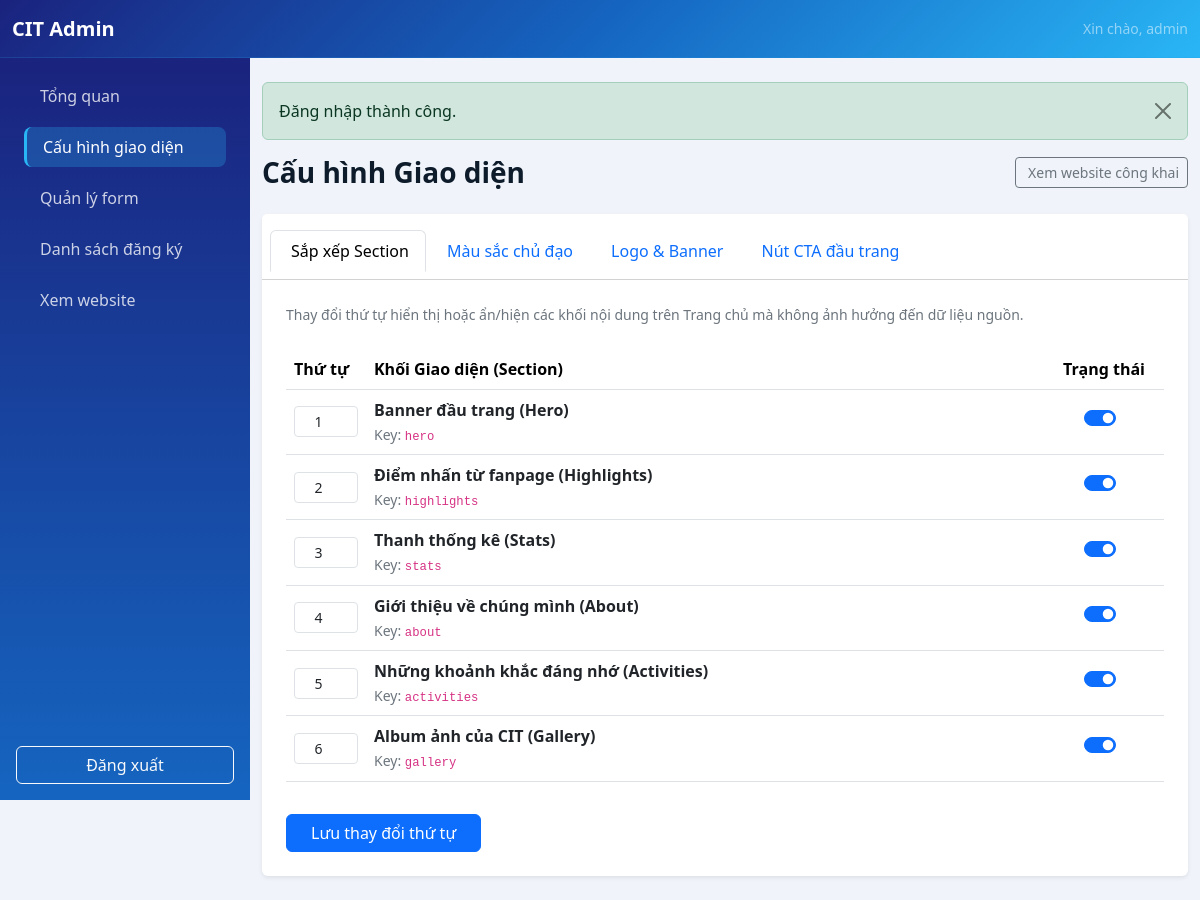
/admin/settings.php (signed in), run on the app's committed database.
### tables this page shows
CREATE TABLE `sections` (
  `id` int unsigned NOT NULL AUTO_INCREMENT,
  `section_key` varchar(50) NOT NULL,
  `section_name` varchar(100) NOT NULL,
  `sort_order` int unsigned NOT NULL DEFAULT '0',
  `is_visible` tinyint(1) NOT NULL DEFAULT '1',
  PRIMARY KEY (`id`),
  UNIQUE KEY `section_key` (`section_key`)
);

### config.php (called while the page is built, shortened)
<?php
function e(?string $value): string
{
    return htmlspecialchars($value ?? '', ENT_QUOTES | ENT_SUBSTITUTE, 'UTF-8');
}
function get_flash(): ?array
{
    $flash = $_SESSION['flash'] ?? null;
    return is_array($flash) ? $flash : null;
}

### includes/helpers.php (called while the page is built, shortened)
<?php
function render_component(string $component, array $props = []): void
{
    $component = preg_replace('/[^a-zA-Z0-9_\/\\-]+/', '', $component);
    $componentPath = __DIR__ . '/components/' . str_replace(['\\', '/'], DIRECTORY_SEPARATOR, $component) . '.php';
    extract($props, EXTR_SKIP);
    require $componentPath;
}

### includes/db.php (called while the page is built, shortened)
<?php
function db(): PDO
{
    static $pdo = null;
    if ($pdo instanceof PDO) {
        return $pdo;
    }
    $dbHost = getenv('DB_HOST') ?: '127.0.0.1';
    $dbPort = getenv('DB_PORT') ?: '3306';
    $dbName = getenv('DB_NAME') ?: 'club_management';
    $dbUser = getenv('DB_USER') ?: 'root';
    $dbPass = getenv('DB_PASS') ?: 'Cit@2026';
    $options = [
        PDO::ATTR_ERRMODE => PDO::ERRMODE_EXCEPTION,
        PDO::ATTR_DEFAULT_FETCH_MODE => PDO::FETCH_ASSOC,
        PDO::ATTR_EMULATE_PREPARES => false,
        PDO::ATTR_TIMEOUT => 5,
    ];
    if (defined('Pdo\Mysql::ATTR_INIT_COMMAND')) {
        $options[Pdo\Mysql::ATTR_INIT_COMMAND] = "SET SESSION sql_mode='STRICT_TRANS_TABLES,ERROR_FOR_DIVISION_BY_ZERO,NO_ENGINE_SUBSTITUTION'";
    } elseif (defined('PDO::MYSQL_ATTR_INIT_COMMAND')) {
        $options[PDO::MYSQL_ATTR_INIT_COMMAND] = "SET SESSION sql_mode='STRICT_TRANS_TABLES,ERROR_FOR_DIVISION_BY_ZERO,NO_ENGINE_SUBSTITUTION'";
    }
    try {
        $pdo = new PDO(
            "mysql:host={$dbHost};port={$dbPort};dbname={$dbName};charset=utf8mb4;connect_timeout=5",
            $dbUser,
            $dbPass,
            $options
        );
    } catch (PDOException $exception) {
        error_log('Database connection failed: ' . $exception->getMessage());
        http_response_code(500);
        exit('Không thể kết nối cơ sở dữ liệu. Vui lòng kiểm tra cấu hình.');
    }
    return $pdo;
}
class LazyPDO
{
    private ?PDO $instance = null;
    private function getPDO(): PDO
    {
        if ($this->instance === null) {
            $this->instance = db();
        }
        return $this->instance;
    }
    public function query(string $query, ?int $fetchMode = null, mixed ...$fetchModeArgs): PDOStatement|false
    {
        return $this->getPDO()->query($query, $fetchMode, ...$fetchModeArgs);
    }
}
$pdo = new LazyPDO();

### admin/settings.php (the view, shortened to what this page needs)
<?php
require_once __DIR__ . '/../includes/editable.php';
$sections = $pdo->query("SELECT * FROM `sections` ORDER BY `sort_order` ASC, `id` ASC")->fetchAll(PDO::FETCH_ASSOC);
$currentTab = $_GET['tab'] ?? 'sections';
require_once __DIR__ . '/header.php';
?>
<div class="d-flex align-items-center justify-content-between mb-4">
    <h1 class="h3 fw-bold mb-0">Cấu hình Giao diện</h1>
    <a href="../index.php" target="_blank" class="btn btn-sm btn-outline-secondary">
        <i class="bi bi-box-arrow-up-right me-1"></i>Xem website công khai
    </a>
</div>
<div class="card border-0 shadow-sm">
    <div class="card-header bg-white py-3">
        <ul class="nav nav-tabs card-header-tabs" role="tablist">
            <li class="nav-item">
                <a class="nav-link <?= $currentTab === 'sections' ? 'active' : '' ?>" href="?tab=sections">
                    <i class="bi bi-grid-3x3-gap me-1"></i>Sắp xếp Section
                </a>
            </li>
            <li class="nav-item">
                <a class="nav-link <?= $currentTab === 'colors' ? 'active' : '' ?>" href="?tab=colors">
                    <i class="bi bi-palette me-1"></i>Màu sắc chủ đạo
                </a>
            </li>
            <li class="nav-item">
                <a class="nav-link <?= $currentTab === 'images' ? 'active' : '' ?>" href="?tab=images">
                    <i class="bi bi-images me-1"></i>Logo & Banner
                </a>
            </li>
            <li class="nav-item">
                <a class="nav-link <?= $currentTab === 'ctas' ? 'active' : '' ?>" href="?tab=ctas">
                    <i class="bi bi-link-45deg me-1"></i>Nút CTA đầu trang
                </a>
            </li>
        </ul>
    </div>
    <div class="card-body p-4">
        <div class="tab-content">
            <div class="tab-pane fade <?= $currentTab === 'sections' ? 'show active' : '' ?>" role="tabpanel">
                <p class="text-secondary small mb-4">Thay đổi thứ tự hiển thị hoặc ẩn/hiện các khối nội dung trên Trang chủ mà không ảnh hưởng đến dữ liệu nguồn.</p>
                <form method="post" action="settings.php">
                    <div class="table-responsive">
                        <table class="table align-middle table-hover">
                            <thead>
                                <tr>
                                    <th style="width: 80px;">Thứ tự</th>
                                    <th>Khối Giao diện (Section)</th>
                                    <th style="width: 120px;" class="text-center">Trạng thái</th>
                                </tr>
                            </thead>
                            <tbody>
                                <?php foreach ($sections as $sec): ?>
                                    <tr>
                                        <td>
                                            <input type="number"
                                                   name="orders[<?= e($sec['section_key']) ?>]"
                                                   value="<?= (int)$sec['sort_order'] ?>"
                                                   class="form-control form-control-sm text-center"
                                                   min="1"
                                                   max="50"
                                                   required>
                                        </td>
                                        <td>
                                            <strong class="text-dark d-block"><?= e($sec['section_name']) ?></strong>
                                            <span class="text-secondary small">Key: <code><?= e($sec['section_key']) ?></code></span>
                                        </td>
                                        <td class="text-center">
                                            <div class="form-check form-switch d-inline-block">
                                                <input class="form-check-input"
                                                       type="checkbox"
                                                       name="visibles[<?= e($sec['section_key']) ?>]"
                                                       id="visible_<?= e($sec['section_key']) ?>"
                                                       value="1"
                                                       <?= (int)$sec['is_visible'] === 1 ? 'checked' : '' ?>>
                                            </div>
                                        </td>
                                    </tr>
                                <?php endforeach; ?>
                            </tbody>
                        </table>
                    </div>
                    <button type="submit" class="btn btn-primary px-4 mt-3">Lưu thay đổi thứ tự</button>
                </form>
            </div>
        </div>
    </div>
</div>
<?php
require_once __DIR__ . '/footer.php';
?>

### admin/header.php (shortened to what this page needs)
<?php
$adminPage = basename($_SERVER['SCRIPT_NAME'] ?? 'dashboard.php');
$flash = get_flash();
?>
<!doctype html>
<html lang="vi">
<head>
    <link href="../assets/vendor/bootstrap/css/bootstrap.min.css" rel="stylesheet">
    <link rel="stylesheet" href="../assets/css/admin.min.css">
</head>
<body class="admin-body">
<nav class="navbar navbar-dark admin-topbar sticky-top">
    <div class="container-fluid">
        <a class="navbar-brand fw-bold" href="dashboard.php">CIT Admin</a>
        <span class="text-white-50 small d-none d-sm-inline">Xin chào, <?= e((string) ($_SESSION['admin_username'] ?? 'admin')) ?></span>
    </div>
</nav>
<div class="admin-layout">
    <?php require __DIR__ . '/sidebar.php'; ?>
    <main class="admin-content">
        <div class="container-fluid py-4">
            <?php render_component('flash', ['flash' => $flash]); ?>

### admin/sidebar.php (shortened to what this page needs)
<?php
$membersPages = ['members.php', 'member-detail.php'];
?>
<aside class="offcanvas-lg offcanvas-start admin-sidebar" tabindex="-1" id="adminSidebar" aria-labelledby="adminSidebarLabel">
    <div class="offcanvas-body d-flex flex-column p-3">
        <nav class="nav nav-pills flex-column gap-2" aria-label="Điều hướng quản trị">
            <a class="nav-link <?= $adminPage === 'dashboard.php' ? 'active' : '' ?>" href="dashboard.php">Tổng quan</a>
            <a class="nav-link <?= $adminPage === 'settings.php' ? 'active' : '' ?>" href="settings.php">Cấu hình giao diện</a>
            <a class="nav-link <?= $adminPage === 'form-builder.php' ? 'active' : '' ?>" href="form-builder.php">Quản lý form</a>
            <a class="nav-link <?= in_array($adminPage, $membersPages, true) ? 'active' : '' ?>" href="members.php">Danh sách đăng ký</a>
            <a class="nav-link" href="../index.php" target="_blank" rel="noopener">Xem website</a>
        </nav>
        <form class="mt-auto pt-4" method="post" action="logout.php">
            <button class="btn btn-outline-light w-100" type="submit">Đăng xuất</button>
        </form>
    </div>
</aside>

### includes/components/flash.php (shortened to what this page needs)
<?php
$flash = $flash ?? get_flash();
if ($flash): ?>
    <div class="alert alert-<?= e($flash['type']) ?> alert-dismissible fade show" role="alert">
        <?= e($flash['message']) ?>
        <button type="button" class="btn-close" data-bs-dismiss="alert" aria-label="Close"></button>
    </div>
<?php endif; ?>

### admin/footer.php (shortened to what this page needs)
        </div>
    </main>
</div>
</body>
</html>

### data on the page
sections: section_key+sort_order "1", section_name "Banner đầu trang (Hero)", section_key "hero", is_visible "☑"
sections: section_key+sort_order "2", section_name "Điểm nhấn từ fanpage (Highlights)", section_key "highlights", is_visible "☑"
sections: section_key+sort_order "3", section_name "Thanh thống kê (Stats)", section_key "stats", is_visible "☑"
sections: section_key+sort_order "4", section_name "Giới thiệu về chúng mình (About)", section_key "about", is_visible "☑"
sections: section_key+sort_order "5", section_name "Những khoảnh khắc đáng nhớ (Activities)", section_key "activities", is_visible "☑"
sections: section_key+sort_order "6", section_name "Album ảnh của CIT (Gallery)", section_key "gallery", is_visible "☑"

### other printed values
$_SESSION['admin_username'] "admin"
$flash['message'] "Đăng nhập thành công."
